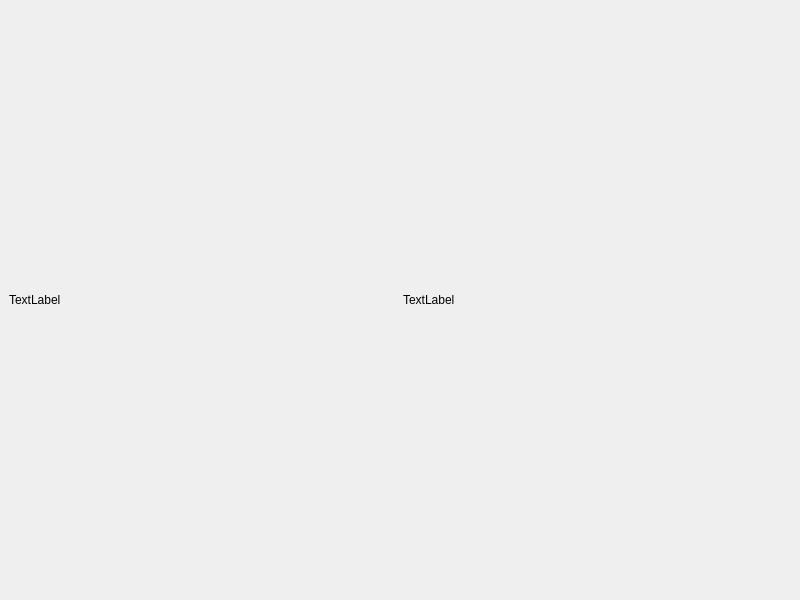
<?xml version="1.0" encoding="UTF-8"?>
<ui version="4.0">
 <class>CamWindow</class>
 <widget class="QMainWindow" name="CamWindow">
  <property name="geometry">
   <rect>
    <x>0</x>
    <y>0</y>
    <width>800</width>
    <height>600</height>
   </rect>
  </property>
  <property name="windowTitle">
   <string>MainWindow</string>
  </property>
  <widget class="QWidget" name="centralwidget">
   <property name="minimumSize">
    <size>
     <width>100</width>
     <height>100</height>
    </size>
   </property>
   <layout class="QHBoxLayout" name="horizontalLayout_2">
    <item>
     <layout class="QHBoxLayout" name="horizontalLayout">
      <item>
       <widget class="QLabel" name="label_1">
        <property name="text">
         <string>TextLabel</string>
        </property>
       </widget>
      </item>
      <item>
       <widget class="QLabel" name="label_2">
        <property name="text">
         <string>TextLabel</string>
        </property>
       </widget>
      </item>
     </layout>
    </item>
   </layout>
  </widget>
 </widget>
 <resources/>
 <connections/>
</ui>
